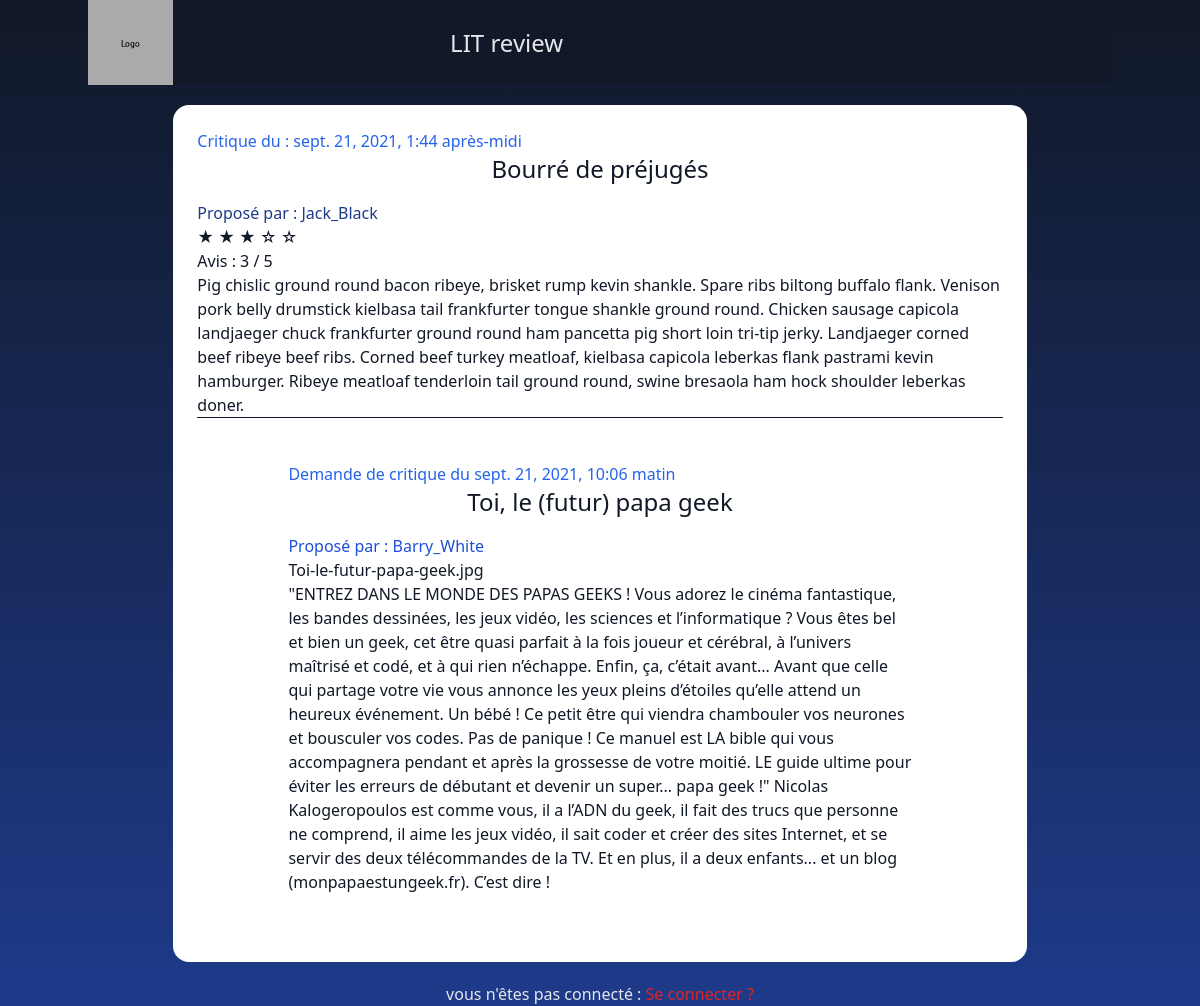
/rev/review/7/, run on the app's committed database.
### bkreport/models.py (models this page shows, shortened)
class Review(models.Model):
    ticket = models.ForeignKey(to=Ticket, on_delete=models.CASCADE)
    rating = models.PositiveSmallIntegerField(
        validators=[MinValueValidator(0), MaxValueValidator(5)],
        choices=((1, 1), (2, 2), (3, 3), (4, 4), (5, 5)),
        default=3
    )
    headline = models.CharField(max_length=128)
    body = models.TextField(max_length=8192, blank=True)
    user: User = models.ForeignKey(
        to=settings.AUTH_USER_MODEL, on_delete=models.CASCADE)
    time_created = models.DateTimeField(auto_now_add=True)

class Ticket(models.Model):
    title = models.CharField(max_length=128)
    description = models.TextField(max_length=2038, blank=True)
    user: User = models.ForeignKey(to=settings.AUTH_USER_MODEL,
                                   on_delete=models.CASCADE)
    image = models.ImageField(null=True, blank=True, upload_to='books_cover')
    time_created = models.DateTimeField(auto_now_add=True)

### bkreport/views.py (the view)
# urls.py: path('review/<int:pk>/', views.ReviewDetailView.as_view(), name='review_detail'),
class ReviewDetailView(DetailView):
    model = Review

### bkreport/templates/bkreport/review_detail.html
{% extends 'litrev/base.html' %}
{% block content %}
    {% include 'bkreport/review/snippet.html' with posr=review %}
{% endblock %}

### bkreport/templates/bkreport/review/snippet.html (shortened to what this page needs)
<div class="css_card-base text-gray-900 w-10/12">
    <p class="text-blue-600">Critique du : {{ review.time_created }}</p>
    <h2>{{ review.headline }}</h2>
    <p class="text-blue-900">
        {% if request.user == review.user %}
            Vous avez proposé une critique
        {% else %}
            Proposé par : {{ review.user.username }}
        {% endif %}
    </p>
    {% if review.rating == 0 %}
        &#9734; &#9734; &#9734; &#9734; &#9734;
    {% elif review.rating == 1 %}
        &#9733; &#9734; &#9734; &#9734; &#9734;
    {% elif review.rating == 2 %}
        &#9733; &#9733; &#9734; &#9734; &#9734;
    {% elif review.rating == 3 %}
        &#9733; &#9733; &#9733; &#9734; &#9734;
    {% elif review.rating == 4 %}
        &#9733; &#9733; &#9733; &#9733; &#9734;
    {% elif review.rating == 5 %}
        &#9733; &#9733; &#9733; &#9733; &#9733;
    {% endif %}
    <h3>Avis : {{ review.rating }} / 5</h3>
    <p>{{ review.body }}</p>
    <hr>
    {% include 'bkreport/ticket/snippet.html' with ticket=review.ticket %}
</div>

### bkreport/templates/bkreport/ticket/snippet.html (shortened to what this page needs)
<div class="css_card-base w-10/12">
    <p class="text-blue-600">Demande de critique du {{ ticket.time_created }}</p>
    <h2>{{ ticket.title }}</h2>
    <p class="text-blue-700">
        {% if request.user == ticket.user %}
            Vous demandé une critique :
        {% else %}
            Proposé par : {{ ticket.user.username }}
        {% endif %}
    </p>
    {% if ticket.image.url is not None %}
        {{ ticket.image  }}
    {% else %}
        <p>Le ticket ne comporte pas d'image</p>
    {% endif %}
    <p>{{ ticket.description }}</p>
</div>

### data on the page
Review: time_created "sept. 21, 2021, 1:44 après-midi", headline "Bourré de préjugés", user.username "Jack_Black", rating "3", body "Pig chislic ground round bacon ribeye, brisket rump kevin shankle. Spare ribs biltong buffalo flank. Venison pork belly drumstick kielbasa tail frankfurter tongue shankle ground round. Chicken sausage capicola landjaeger chuck frankfurter ground round ham pancetta pig short loin tri-tip jerky. Landjaeger corned beef ribeye beef ribs. Corned beef turkey meatloaf, kielbasa capicola leberkas flank pastrami kevin hamburger. Ribeye meatloaf tenderloin tail ground round, swine bresaola ham hock shoulder leberkas doner."
Ticket: time_created "sept. 21, 2021, 10:06 matin", title "Toi, le (futur) papa geek", user.username "Barry_White", image "Toi-le-futur-papa-geek.jpg", description "\"ENTREZ DANS LE MONDE DES PAPAS GEEKS ! Vous adorez le cinéma fantastique, les bandes dessinées, les jeux vidéo, les sciences et l’informatique ? Vous êtes bel et bien un geek, cet être quasi parfait à la fois joueur et cérébral, à l’univers maîtrisé et codé, et à qui rien n’échappe. Enfin, ça, c’était avant... Avant que celle qui partage votre vie vous annonce les yeux pleins d’étoiles qu’elle attend un heureux événement. Un bébé ! Ce petit être qui viendra chambouler vos neurones et bousculer vos codes. Pas de panique ! Ce manuel est LA bible qui vous accompagnera pendant et après la grossesse de votre moitié. LE guide ultime pour éviter les erreurs de débutant et devenir un super... papa…"
